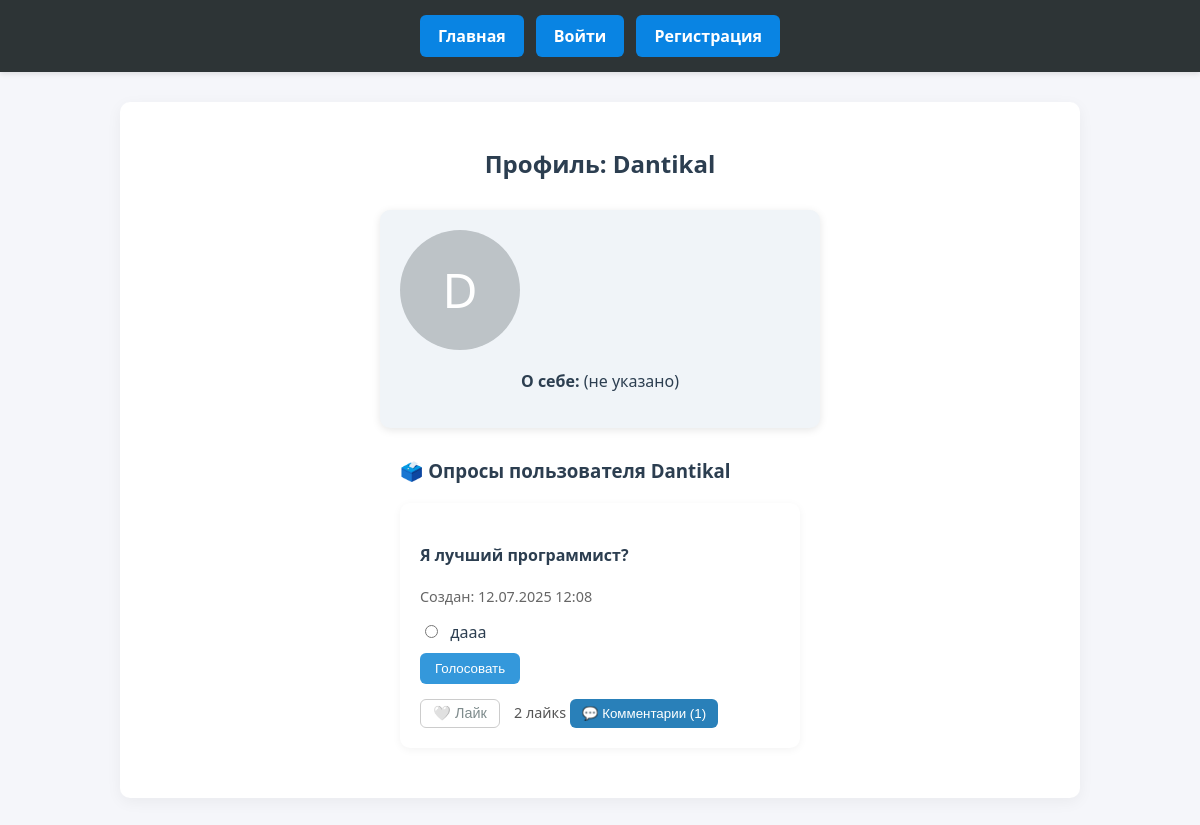
/profile/Dantikal/, run on the app's committed database.
### core/models.py (models this page shows, shortened)
class Profile(models.Model):
    user = models.OneToOneField(User, on_delete=models.CASCADE)
    avatar = models.ImageField(upload_to=user_avatar_path, blank=True, null=True)
    about = models.TextField(blank=True, null=True)
    friends = models.ManyToManyField(User, related_name='friends', blank=True)

class Poll(models.Model):
    question = models.CharField(max_length=255)
    author = models.ForeignKey(User, on_delete=models.CASCADE)
    created_at = models.DateTimeField(auto_now_add=True)
    likes = models.ManyToManyField(User, related_name='liked_polls', blank=True)
    def total_likes(self):
        return self.likes.count()

class Choice(models.Model):
    poll = models.ForeignKey(Poll, related_name='choices', on_delete=models.CASCADE)
    choice_text = models.CharField(max_length=100)
    votes = models.IntegerField(default=0)

### core/views.py (the view)
# urls.py: path('profile/<str:username>/', views.user_profile, name='user_profile'),
def user_profile(request, username):
    user_obj = get_object_or_404(User, username=username)
    profile = user_obj.profile
    polls = Poll.objects.filter(author=user_obj).order_by('-created_at')
    incoming_request = None
    outgoing_request = None
    are_friends = False
    if request.user.is_authenticated:
        incoming_request = FriendRequest.objects.filter(from_user=user_obj, to_user=request.user).first()
        outgoing_request = FriendRequest.objects.filter(from_user=request.user, to_user=user_obj).first()
        are_friends = user_obj in request.user.profile.friends.all()
    context = {
        'profile_user': user_obj,
        'profile': profile,
        'user_polls': polls,
        'incoming_request': incoming_request,
        'outgoing_request': outgoing_request,
        'are_friends': are_friends,
    }
    return render(request, 'core/user_profile.html', context)

### core/templatetags/poll_extras.py (called while the page is built)
@register.filter
def has_voted(user, poll):
    if not user.is_authenticated:
        return False
    return Vote.objects.filter(user=user, poll=poll).exists()

### core/templates/core/user_profile.html (shortened to what this page needs)
{% extends "core/base.html" %}
{% load poll_extras friend_extras %}
{% block content %}
<h2 style="text-align: center; margin-bottom: 30px;">
  Профиль: <strong>{{ profile_user.username }}</strong>
</h2>
<div style="max-width: 400px; margin: 0 auto 30px; background: #f0f4f8; padding: 20px; border-radius: 10px; box-shadow: 0 2px 8px rgba(0,0,0,0.1); text-align: center;">
  <div style="margin-bottom: 20px;">
    {% if profile.avatar %}
      <img src="{{ profile.avatar.url }}" alt="Avatar"
           style="width: 120px; height: 120px; object-fit: cover; border-radius: 50%; border: 3px solid #bdc3c7;">
    {% else %}
      <div style="width: 120px; height: 120px; border-radius: 50%; background-color: #bdc3c7;
                  font-size: 48px; color: white; line-height: 120px;">
        {{ profile_user.username|first|upper }}
      </div>
    {% endif %}
  </div>
  <p><strong>О себе:</strong> {{ profile.about|default:"(не указано)" }}</p>
</div>
<h3 style="max-width: 400px; margin: 0 auto 20px;">🗳️ Опросы пользователя {{ profile_user.username }}</h3>
<div style="max-width: 400px; margin: 0 auto;">
  {% if user_polls %}
    {% for poll in user_polls %}
      <div id="poll-{{ poll.id }}" style="background-color: #fff; padding: 20px; border-radius: 10px; margin-bottom: 25px; box-shadow: 0 2px 8px rgba(0,0,0,0.05);">
        <h4>{{ poll.question }}</h4>
        <p style="color: #666; font-size: 0.9em;">Создан: {{ poll.created_at|date:"d.m.Y H:i" }}</p>
        {% if request.user|has_voted:poll %}
          {% with total_votes=poll.choices.all|sum_votes %}
            {% for choice in poll.choices.all %}
              {% with percent=choice.votes|percentage:total_votes %}
                <div style="margin-bottom: 8px;">
                  <strong>{{ choice.choice_text }}</strong>: {{ choice.votes }} голос{{ choice.votes|pluralize }} — {{ percent }}%
                  <div style="background: #ecf0f1; border-radius: 6px; height: 14px;">
                    <div style="background: #3498db; height: 100%; width: {{ percent }}%; border-radius: 6px;"></div>
                  </div>
                </div>
              {% endwith %}
            {% endfor %}
          {% endwith %}
        {% else %}
          <form method="post" action="{% url 'vote' poll.id %}#poll-{{ poll.id }}">
            {% for choice in poll.choices.all %}
              <label style="display: block; margin-bottom: 10px;">
                <input type="radio" name="choice" value="{{ choice.id }}" style="margin-right: 8px;">
                {{ choice.choice_text }}
              </label>
            {% endfor %}
            <button type="submit"
                    style="background-color: #3498db; color: white; padding: 8px 15px; border: none; border-radius: 6px; cursor: pointer;">
              Голосовать
            </button>
          </form>
        {% endif %}
        <form method="post" action="{% url 'like_poll' poll.id %}#poll-{{ poll.id }}" style="display: inline;">
          <button type="submit"
                  style="background: transparent; border: 1px solid #ccc; padding: 5px 12px; border-radius: 6px; font-size: 0.9em; cursor: pointer; color: {% if request.user in poll.likes.all %}#e74c3c{% else %}#7f8c8d{% endif %};">
            {% if request.user in poll.likes.all %}❤️ Лайкнут{% else %}🤍 Лайк{% endif %}
          </button>
        </form>
        <span style="margin-left: 10px; font-size: 0.9em; color: #555;">
          {{ poll.total_likes }} лайк{{ poll.total_likes|pluralize }}
        </span>
        <button class="toggle-comments-btn" data-poll-id="{{ poll.id }}"
                style="margin-top: 15px; background-color: #2980b9; color: white; border: none; padding: 7px 12px; border-radius: 6px; cursor: pointer;">
          💬 Комментарии ({{ poll.comments.count }})
        </button>
      </div>
    {% endfor %}
  {% else %}
    <p style="text-align: center;">Пользователь ещё не создал ни одного опроса.</p>
  {% endif %}
</div>
{% endblock %}

### core/templates/core/base.html (style rules this page uses)
body { font-family: 'Segoe UI', Tahoma, sans-serif; margin: 0; background-color: #f5f6fa; color: #2c3e50; }

### data on the page
Profile: about "(не указано)"
Poll: question "Я лучший программист?", created_at "12.07.2025 12:08", shows "🤍 Лайк", total_likes "2", comments.count "1"
Choice: choice_text "дааа"

### other printed values
{{ profile_user.username }} "Dantikal"
{{ profile_user.username|first|upper }} "D"
